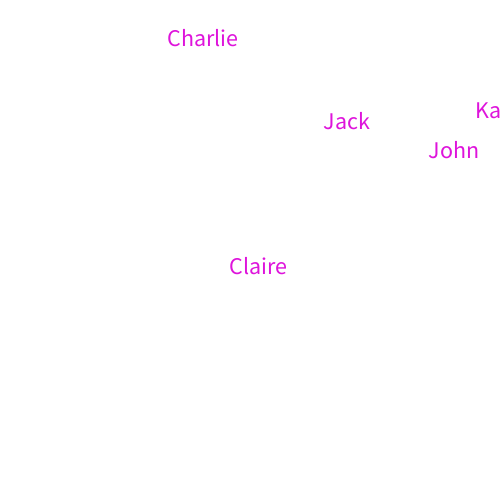
Frame 1 (no input)
Frame 60 (the mouse pressed at the canvas centre just before this capture): identical to frame 1, image omitted
Frame 120 (the mouse held since frame 60 and released just before this capture): identical to frame 1, image omitted

The Processing sketch that drew this single still picture (run headless with seeded random() and noise(); from frame 60 on, the mouse is pressed at the canvas centre):

// Processing sketch: arrays_draw_names
// ── arrays_draw_names.pde
// Creativity and Computation
// Week 2 Arrays and For Loops
// Create an aray of strings and positions and draw on screen

String [] names = {"Jack","Kate","John","Claire","Charlie"};
int [] xpos = new int[names.length];
int [] ypos = new int[names.length];

void setup(){
  size(500,500);
  
  // make random positions
  for( int i = 0; i < names.length; i++){
    xpos[i] = (int)random(width);
    ypos[i] = (int)random(height);
  }
  
}

void draw(){
  
  background(255);
  
  fill(222,20,219);
  textSize(24);
  
  // loop through all names and draw at the saved positions
  for( int i = 0; i < names.length; i++){
    text(names[i],xpos[i],ypos[i]);
  }
  
}
